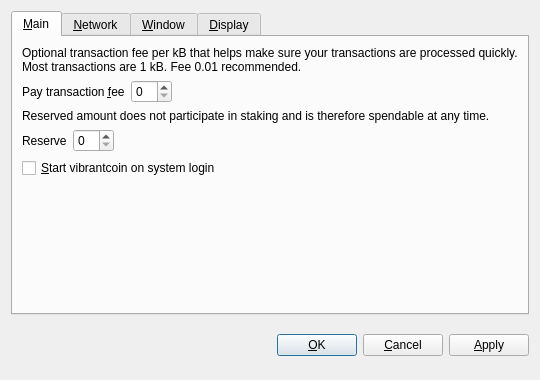
<?xml version="1.0" encoding="UTF-8"?>
<ui version="4.0">
 <class>OptionsDialog</class>
 <widget class="QDialog" name="OptionsDialog">
  <property name="geometry">
   <rect>
    <x>0</x>
    <y>0</y>
    <width>540</width>
    <height>380</height>
   </rect>
  </property>
  <property name="windowTitle">
   <string>Options</string>
  </property>
  <property name="styleSheet">
   <string notr="true">background-image: url(:/images/bkg2);
background-image: url(:/images/gr);</string>
  </property>
  <property name="modal">
   <bool>true</bool>
  </property>
  <layout class="QVBoxLayout" name="verticalLayout">
   <item>
    <widget class="QTabWidget" name="tabWidget">
     <property name="tabPosition">
      <enum>QTabWidget::North</enum>
     </property>
     <property name="currentIndex">
      <number>0</number>
     </property>
     <widget class="QWidget" name="tabMain">
      <attribute name="title">
       <string>&amp;Main</string>
      </attribute>
      <layout class="QVBoxLayout" name="verticalLayout_Main">
       <item>
        <widget class="QLabel" name="transactionFeeInfoLabel">
         <property name="text">
          <string>Optional transaction fee per kB that helps make sure your transactions are processed quickly. Most transactions are 1 kB. Fee 0.01 recommended.</string>
         </property>
         <property name="textFormat">
          <enum>Qt::PlainText</enum>
         </property>
         <property name="wordWrap">
          <bool>true</bool>
         </property>
        </widget>
       </item>
       <item>
        <layout class="QHBoxLayout" name="horizontalLayoutFee">
         <item>
          <widget class="QLabel" name="transactionFeeLabel">
           <property name="text">
            <string>Pay transaction &amp;fee</string>
           </property>
           <property name="textFormat">
            <enum>Qt::PlainText</enum>
           </property>
           <property name="buddy">
            <cstring>transactionFee</cstring>
           </property>
          </widget>
         </item>
         <item>
          <widget class="BitcoinAmountField" name="transactionFee"/>
         </item>
         <item>
          <spacer name="horizontalSpacerFee">
           <property name="orientation">
            <enum>Qt::Horizontal</enum>
           </property>
           <property name="sizeHint" stdset="0">
            <size>
             <width>40</width>
             <height>20</height>
            </size>
           </property>
          </spacer>
         </item>
        </layout>
       </item>
       <item>
        <widget class="QLabel" name="reserveBalanceInfoLabel">
         <property name="text">
          <string>Reserved amount does not participate in staking and is therefore spendable at any time.</string>
         </property>
         <property name="textFormat">
          <enum>Qt::PlainText</enum>
         </property>
         <property name="wordWrap">
          <bool>true</bool>
         </property>
        </widget>
       </item>
       <item>
        <layout class="QHBoxLayout" name="horizontalLayoutReserveBalance">
         <item>
          <widget class="QLabel" name="reserveBalanceLabel">
           <property name="text">
            <string>Reserve</string>
           </property>
           <property name="textFormat">
            <enum>Qt::PlainText</enum>
           </property>
           <property name="buddy">
            <cstring>reserveBalance</cstring>
           </property>
          </widget>
         </item>
         <item>
          <widget class="BitcoinAmountField" name="reserveBalance"/>
         </item>
         <item>
          <spacer name="horizontalSpacerReserveBalance">
           <property name="orientation">
            <enum>Qt::Horizontal</enum>
           </property>
           <property name="sizeHint" stdset="0">
            <size>
             <width>40</width>
             <height>20</height>
            </size>
           </property>
          </spacer>
         </item>
        </layout>
       </item>
       <item>
        <widget class="QCheckBox" name="bitcoinAtStartup">
         <property name="toolTip">
          <string>Automatically start vibrantcoin after logging in to the system.</string>
         </property>
         <property name="text">
          <string>&amp;Start vibrantcoin on system login</string>
         </property>
        </widget>
       </item>
       <item>
        <spacer name="verticalSpacer_Main">
         <property name="orientation">
          <enum>Qt::Vertical</enum>
         </property>
         <property name="sizeHint" stdset="0">
          <size>
           <width>20</width>
           <height>40</height>
          </size>
         </property>
        </spacer>
       </item>
      </layout>
     </widget>
     <widget class="QWidget" name="tabNetwork">
      <attribute name="title">
       <string>&amp;Network</string>
      </attribute>
      <layout class="QVBoxLayout" name="verticalLayout_Network">
       <item>
        <widget class="QCheckBox" name="mapPortUpnp">
         <property name="toolTip">
          <string>Automatically open the vibrantcoin client port on the router. This only works when your router supports UPnP and it is enabled.</string>
         </property>
         <property name="text">
          <string>Map port using &amp;UPnP</string>
         </property>
        </widget>
       </item>
       <item>
        <widget class="QCheckBox" name="connectSocks">
         <property name="toolTip">
          <string>Connect to the vibrantcoin network through a SOCKS proxy (e.g. when connecting through Tor).</string>
         </property>
         <property name="text">
          <string>&amp;Connect through SOCKS proxy:</string>
         </property>
        </widget>
       </item>
       <item>
        <layout class="QHBoxLayout" name="horizontalLayout_Network">
         <item>
          <widget class="QLabel" name="proxyIpLabel">
           <property name="text">
            <string>Proxy &amp;IP:</string>
           </property>
           <property name="textFormat">
            <enum>Qt::PlainText</enum>
           </property>
           <property name="buddy">
            <cstring>proxyIp</cstring>
           </property>
          </widget>
         </item>
         <item>
          <widget class="QValidatedLineEdit" name="proxyIp">
           <property name="maximumSize">
            <size>
             <width>140</width>
             <height>16777215</height>
            </size>
           </property>
           <property name="toolTip">
            <string>IP address of the proxy (e.g. 127.0.0.1)</string>
           </property>
          </widget>
         </item>
         <item>
          <widget class="QLabel" name="proxyPortLabel">
           <property name="text">
            <string>&amp;Port:</string>
           </property>
           <property name="textFormat">
            <enum>Qt::PlainText</enum>
           </property>
           <property name="buddy">
            <cstring>proxyPort</cstring>
           </property>
          </widget>
         </item>
         <item>
          <widget class="QLineEdit" name="proxyPort">
           <property name="maximumSize">
            <size>
             <width>55</width>
             <height>16777215</height>
            </size>
           </property>
           <property name="toolTip">
            <string>Port of the proxy (e.g. 9050)</string>
           </property>
          </widget>
         </item>
         <item>
          <widget class="QLabel" name="socksVersionLabel">
           <property name="text">
            <string>SOCKS &amp;Version:</string>
           </property>
           <property name="textFormat">
            <enum>Qt::PlainText</enum>
           </property>
           <property name="buddy">
            <cstring>socksVersion</cstring>
           </property>
          </widget>
         </item>
         <item>
          <widget class="QValueComboBox" name="socksVersion">
           <property name="toolTip">
            <string>SOCKS version of the proxy (e.g. 5)</string>
           </property>
          </widget>
         </item>
         <item>
          <spacer name="horizontalSpacer_Network">
           <property name="orientation">
            <enum>Qt::Horizontal</enum>
           </property>
           <property name="sizeHint" stdset="0">
            <size>
             <width>40</width>
             <height>20</height>
            </size>
           </property>
          </spacer>
         </item>
        </layout>
       </item>
       <item>
        <spacer name="verticalSpacer_Network">
         <property name="orientation">
          <enum>Qt::Vertical</enum>
         </property>
         <property name="sizeHint" stdset="0">
          <size>
           <width>20</width>
           <height>40</height>
          </size>
         </property>
        </spacer>
       </item>
      </layout>
     </widget>
     <widget class="QWidget" name="tabWindow">
      <attribute name="title">
       <string>&amp;Window</string>
      </attribute>
      <layout class="QVBoxLayout" name="verticalLayout_Window">
       <item>
        <widget class="QCheckBox" name="minimizeToTray">
         <property name="toolTip">
          <string>Show only a tray icon after minimizing the window.</string>
         </property>
         <property name="text">
          <string>&amp;Minimize to the tray instead of the taskbar</string>
         </property>
        </widget>
       </item>
       <item>
        <widget class="QCheckBox" name="minimizeOnClose">
         <property name="toolTip">
          <string>Minimize instead of exit the application when the window is closed. When this option is enabled, the application will be closed only after selecting Quit in the menu.</string>
         </property>
         <property name="text">
          <string>M&amp;inimize on close</string>
         </property>
        </widget>
       </item>
       <item>
        <spacer name="verticalSpacer_Window">
         <property name="orientation">
          <enum>Qt::Vertical</enum>
         </property>
         <property name="sizeHint" stdset="0">
          <size>
           <width>20</width>
           <height>40</height>
          </size>
         </property>
        </spacer>
       </item>
      </layout>
     </widget>
     <widget class="QWidget" name="tabDisplay">
      <attribute name="title">
       <string>&amp;Display</string>
      </attribute>
      <layout class="QVBoxLayout" name="verticalLayout_Display">
       <item>
        <layout class="QHBoxLayout" name="horizontalLayout_1_Display">
         <item>
          <widget class="QLabel" name="langLabel">
           <property name="text">
            <string>User Interface &amp;language:</string>
           </property>
           <property name="textFormat">
            <enum>Qt::PlainText</enum>
           </property>
           <property name="buddy">
            <cstring>lang</cstring>
           </property>
          </widget>
         </item>
         <item>
          <widget class="QValueComboBox" name="lang">
           <property name="toolTip">
            <string>The user interface language can be set here. This setting will take effect after restarting vibrantcoin.</string>
           </property>
          </widget>
         </item>
        </layout>
       </item>
       <item>
        <layout class="QHBoxLayout" name="horizontalLayout_2_Display">
         <item>
          <widget class="QLabel" name="unitLabel">
           <property name="text">
            <string>&amp;Unit to show amounts in:</string>
           </property>
           <property name="textFormat">
            <enum>Qt::PlainText</enum>
           </property>
           <property name="buddy">
            <cstring>unit</cstring>
           </property>
          </widget>
         </item>
         <item>
          <widget class="QValueComboBox" name="unit">
           <property name="toolTip">
            <string>Choose the default subdivision unit to show in the interface and when sending coins.</string>
           </property>
          </widget>
         </item>
        </layout>
       </item>
       <item>
        <widget class="QCheckBox" name="displayAddresses">
         <property name="toolTip">
          <string>Whether to show vibrantcoin addresses in the transaction list or not.</string>
         </property>
         <property name="text">
          <string>&amp;Display addresses in transaction list</string>
         </property>
        </widget>
       </item>
       <item>
        <widget class="QCheckBox" name="coinControlFeatures">
         <property name="toolTip">
          <string>Whether to show coin control features or not.</string>
         </property>
         <property name="text">
          <string>Display coin &amp;control features (experts only!)</string>
         </property>
        </widget>
       </item>
       <item>
        <spacer name="verticalSpacer_Display">
         <property name="orientation">
          <enum>Qt::Vertical</enum>
         </property>
         <property name="sizeHint" stdset="0">
          <size>
           <width>20</width>
           <height>40</height>
          </size>
         </property>
        </spacer>
       </item>
      </layout>
     </widget>
    </widget>
   </item>
   <item>
    <layout class="QHBoxLayout" name="horizontalLayout_Buttons">
     <item>
      <spacer name="horizontalSpacer_1">
       <property name="orientation">
        <enum>Qt::Horizontal</enum>
       </property>
       <property name="sizeHint" stdset="0">
        <size>
         <width>40</width>
         <height>48</height>
        </size>
       </property>
      </spacer>
     </item>
     <item>
      <widget class="QLabel" name="statusLabel">
       <property name="font">
        <font>
         <weight>75</weight>
         <bold>true</bold>
        </font>
       </property>
       <property name="text">
        <string/>
       </property>
       <property name="textFormat">
        <enum>Qt::PlainText</enum>
       </property>
       <property name="wordWrap">
        <bool>true</bool>
       </property>
      </widget>
     </item>
     <item>
      <spacer name="horizontalSpacer_2">
       <property name="orientation">
        <enum>Qt::Horizontal</enum>
       </property>
       <property name="sizeHint" stdset="0">
        <size>
         <width>40</width>
         <height>48</height>
        </size>
       </property>
      </spacer>
     </item>
     <item>
      <widget class="QPushButton" name="okButton">
       <property name="text">
        <string>&amp;OK</string>
       </property>
      </widget>
     </item>
     <item>
      <widget class="QPushButton" name="cancelButton">
       <property name="text">
        <string>&amp;Cancel</string>
       </property>
       <property name="autoDefault">
        <bool>false</bool>
       </property>
      </widget>
     </item>
     <item>
      <widget class="QPushButton" name="applyButton">
       <property name="text">
        <string>&amp;Apply</string>
       </property>
       <property name="autoDefault">
        <bool>false</bool>
       </property>
      </widget>
     </item>
    </layout>
   </item>
  </layout>
 </widget>
 <customwidgets>
  <customwidget>
   <class>BitcoinAmountField</class>
   <extends>QSpinBox</extends>
   <header>bitcoinamountfield.h</header>
   <container>1</container>
  </customwidget>
  <customwidget>
   <class>QValidatedLineEdit</class>
   <extends>QLineEdit</extends>
   <header>qvalidatedlineedit.h</header>
  </customwidget>
  <customwidget>
   <class>QValueComboBox</class>
   <extends>QComboBox</extends>
   <header>qvaluecombobox.h</header>
  </customwidget>
 </customwidgets>
 <resources/>
 <connections/>
</ui>
